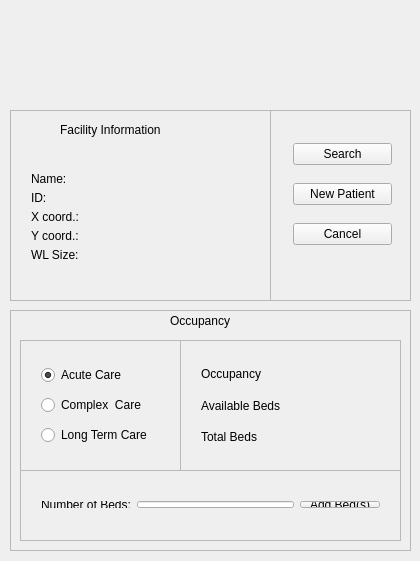
<?xml version="1.0" encoding="UTF-8"?>
<ui version="4.0">
 <class>FacilityWindow</class>
 <widget class="QMainWindow" name="FacilityWindow">
  <property name="geometry">
   <rect>
    <x>0</x>
    <y>0</y>
    <width>420</width>
    <height>561</height>
   </rect>
  </property>
  <property name="windowTitle">
   <string>FacilityWindow</string>
  </property>
  <widget class="QWidget" name="centralWidget">
   <widget class="QFrame" name="frame">
    <property name="geometry">
     <rect>
      <x>10</x>
      <y>310</y>
      <width>401</width>
      <height>241</height>
     </rect>
    </property>
    <property name="frameShape">
     <enum>QFrame::StyledPanel</enum>
    </property>
    <property name="frameShadow">
     <enum>QFrame::Raised</enum>
    </property>
    <widget class="QLabel" name="label">
     <property name="geometry">
      <rect>
       <x>160</x>
       <y>0</y>
       <width>81</width>
       <height>21</height>
      </rect>
     </property>
     <property name="text">
      <string>Occupancy</string>
     </property>
    </widget>
    <widget class="QFrame" name="frame_3">
     <property name="geometry">
      <rect>
       <x>10</x>
       <y>30</y>
       <width>161</width>
       <height>131</height>
      </rect>
     </property>
     <property name="frameShape">
      <enum>QFrame::StyledPanel</enum>
     </property>
     <property name="frameShadow">
      <enum>QFrame::Raised</enum>
     </property>
     <widget class="QWidget" name="layoutWidget">
      <property name="geometry">
       <rect>
        <x>10</x>
        <y>10</y>
        <width>138</width>
        <height>111</height>
       </rect>
      </property>
      <layout class="QVBoxLayout" name="verticalLayout">
       <item>
        <widget class="QRadioButton" name="acuteRaio">
         <property name="text">
          <string>Acute Care</string>
         </property>
         <property name="checked">
          <bool>true</bool>
         </property>
        </widget>
       </item>
       <item>
        <widget class="QRadioButton" name="complexRadio">
         <property name="text">
          <string>Complex  Care</string>
         </property>
        </widget>
       </item>
       <item>
        <widget class="QRadioButton" name="longRadio">
         <property name="text">
          <string>Long Term Care</string>
         </property>
        </widget>
       </item>
      </layout>
     </widget>
    </widget>
    <widget class="QFrame" name="frame_4">
     <property name="geometry">
      <rect>
       <x>170</x>
       <y>30</y>
       <width>221</width>
       <height>131</height>
      </rect>
     </property>
     <property name="frameShape">
      <enum>QFrame::StyledPanel</enum>
     </property>
     <property name="frameShadow">
      <enum>QFrame::Raised</enum>
     </property>
     <widget class="QWidget" name="layoutWidget">
      <property name="geometry">
       <rect>
        <x>10</x>
        <y>10</y>
        <width>201</width>
        <height>111</height>
       </rect>
      </property>
      <layout class="QGridLayout" name="gridLayout">
       <item row="0" column="0">
        <widget class="QLabel" name="label_3">
         <property name="text">
          <string>Occupancy</string>
         </property>
        </widget>
       </item>
       <item row="0" column="1">
        <widget class="QLabel" name="occLbl">
         <property name="text">
          <string/>
         </property>
        </widget>
       </item>
       <item row="1" column="0">
        <widget class="QLabel" name="label_2">
         <property name="text">
          <string>Available Beds</string>
         </property>
        </widget>
       </item>
       <item row="1" column="1">
        <widget class="QLabel" name="availLbl">
         <property name="text">
          <string/>
         </property>
        </widget>
       </item>
       <item row="2" column="0">
        <widget class="QLabel" name="label_4">
         <property name="text">
          <string>Total Beds</string>
         </property>
        </widget>
       </item>
       <item row="2" column="1">
        <widget class="QLabel" name="totalLbl">
         <property name="text">
          <string/>
         </property>
        </widget>
       </item>
      </layout>
     </widget>
    </widget>
    <widget class="QFrame" name="frame_5">
     <property name="geometry">
      <rect>
       <x>10</x>
       <y>160</y>
       <width>381</width>
       <height>71</height>
      </rect>
     </property>
     <property name="frameShape">
      <enum>QFrame::StyledPanel</enum>
     </property>
     <property name="frameShadow">
      <enum>QFrame::Raised</enum>
     </property>
     <widget class="QWidget" name="layoutWidget">
      <property name="geometry">
       <rect>
        <x>10</x>
        <y>20</y>
        <width>361</width>
        <height>29</height>
       </rect>
      </property>
      <layout class="QGridLayout" name="gridLayout_2">
       <item row="0" column="0">
        <widget class="QLabel" name="label_5">
         <property name="text">
          <string>Number of Beds:</string>
         </property>
        </widget>
       </item>
       <item row="0" column="1">
        <widget class="QLineEdit" name="addBedLine"/>
       </item>
       <item row="0" column="2">
        <widget class="QPushButton" name="bedAddBtn">
         <property name="text">
          <string>Add Bed(s)</string>
         </property>
        </widget>
       </item>
      </layout>
     </widget>
    </widget>
   </widget>
   <widget class="QWidget" name="layoutWidget">
    <property name="geometry">
     <rect>
      <x>0</x>
      <y>0</y>
      <width>2</width>
      <height>2</height>
     </rect>
    </property>
    <layout class="QVBoxLayout" name="verticalLayout_6"/>
   </widget>
   <widget class="QFrame" name="frame_2">
    <property name="geometry">
     <rect>
      <x>10</x>
      <y>110</y>
      <width>261</width>
      <height>191</height>
     </rect>
    </property>
    <property name="frameShape">
     <enum>QFrame::StyledPanel</enum>
    </property>
    <property name="frameShadow">
     <enum>QFrame::Raised</enum>
    </property>
    <widget class="QLabel" name="label_7">
     <property name="geometry">
      <rect>
       <x>50</x>
       <y>10</y>
       <width>141</width>
       <height>20</height>
      </rect>
     </property>
     <property name="text">
      <string>Facility Information</string>
     </property>
    </widget>
    <widget class="QWidget" name="">
     <property name="geometry">
      <rect>
       <x>10</x>
       <y>51</y>
       <width>241</width>
       <height>111</height>
      </rect>
     </property>
     <layout class="QFormLayout" name="formLayout">
      <item row="0" column="0">
       <widget class="QLabel" name="label_8">
        <property name="text">
         <string>Name:</string>
        </property>
       </widget>
      </item>
      <item row="0" column="1">
       <widget class="QLabel" name="nameLbl">
        <property name="text">
         <string/>
        </property>
       </widget>
      </item>
      <item row="1" column="0">
       <widget class="QLabel" name="label_11">
        <property name="text">
         <string>ID:</string>
        </property>
       </widget>
      </item>
      <item row="1" column="1">
       <widget class="QLabel" name="idLbl">
        <property name="text">
         <string/>
        </property>
       </widget>
      </item>
      <item row="2" column="0">
       <widget class="QLabel" name="label_13">
        <property name="text">
         <string>X coord.:</string>
        </property>
       </widget>
      </item>
      <item row="2" column="1">
       <widget class="QLabel" name="xLbl">
        <property name="text">
         <string/>
        </property>
       </widget>
      </item>
      <item row="3" column="0">
       <widget class="QLabel" name="label_14">
        <property name="text">
         <string>Y coord.:</string>
        </property>
       </widget>
      </item>
      <item row="3" column="1">
       <widget class="QLabel" name="yLbl">
        <property name="text">
         <string/>
        </property>
       </widget>
      </item>
      <item row="4" column="0">
       <widget class="QLabel" name="label_15">
        <property name="text">
         <string>WL Size:</string>
        </property>
       </widget>
      </item>
      <item row="4" column="1">
       <widget class="QLabel" name="wlLbl">
        <property name="text">
         <string/>
        </property>
       </widget>
      </item>
     </layout>
    </widget>
   </widget>
   <widget class="QLabel" name="crossImg">
    <property name="geometry">
     <rect>
      <x>320</x>
      <y>10</y>
      <width>71</width>
      <height>71</height>
     </rect>
    </property>
    <property name="text">
     <string/>
    </property>
   </widget>
   <widget class="QFrame" name="frame_6">
    <property name="geometry">
     <rect>
      <x>270</x>
      <y>110</y>
      <width>141</width>
      <height>191</height>
     </rect>
    </property>
    <property name="frameShape">
     <enum>QFrame::StyledPanel</enum>
    </property>
    <property name="frameShadow">
     <enum>QFrame::Raised</enum>
    </property>
    <widget class="QWidget" name="layoutWidget">
     <property name="geometry">
      <rect>
       <x>12</x>
       <y>10</y>
       <width>121</width>
       <height>151</height>
      </rect>
     </property>
     <layout class="QGridLayout" name="gridLayout_3">
      <item row="0" column="0">
       <widget class="QPushButton" name="waitingBtn">
        <property name="text">
         <string>Search</string>
        </property>
       </widget>
      </item>
      <item row="1" column="0">
       <widget class="QPushButton" name="patientAddBtn">
        <property name="text">
         <string>New Patient</string>
        </property>
       </widget>
      </item>
      <item row="2" column="0">
       <widget class="QPushButton" name="cancelBtn">
        <property name="text">
         <string>Cancel</string>
        </property>
       </widget>
      </item>
     </layout>
    </widget>
   </widget>
  </widget>
 </widget>
 <layoutdefault spacing="6" margin="11"/>
 <resources/>
 <connections/>
</ui>
